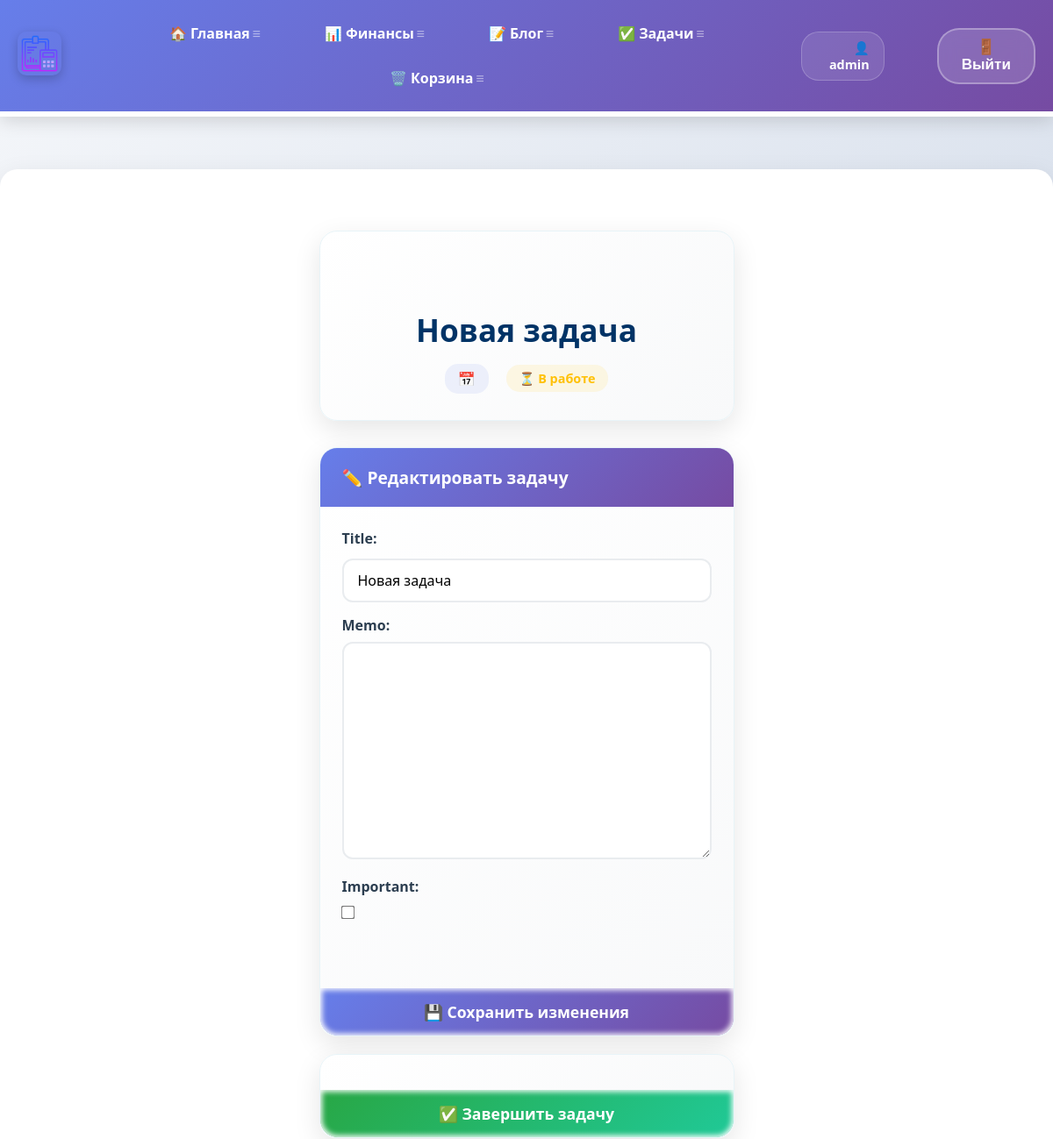
/todo/todo/26 (signed in, upper part), run on an earlier commit of the app's database.
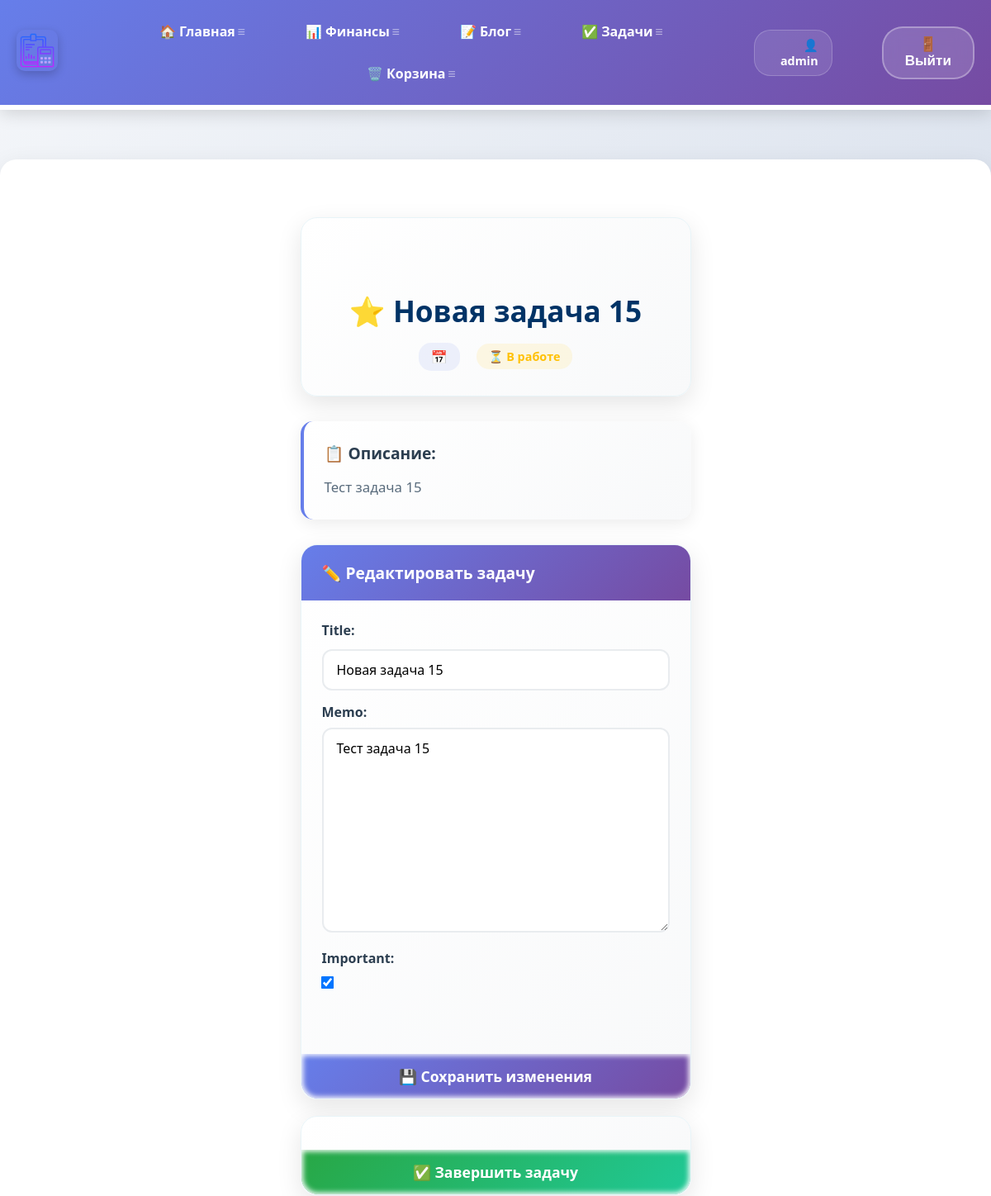
And on a later commit of the database.
### todo/models.py (models this page shows, shortened)
class Todo(models.Model):
    title = models.CharField(max_length=100)
    memo = models.TextField(blank=True)
    created = models.DateTimeField(auto_now_add=True)
    date_completed = models.DateTimeField(blank=True, null=True)
    important = models.BooleanField(default=False)
    user = models.ForeignKey(User, on_delete=models.CASCADE, blank=True, null=True)
    is_deleted = models.BooleanField(default=False)

### todo/views.py (the view, shortened to what this page needs)
# urls.py: path('todo/<int:todo_pk>', views.view_todo, name='viewtodo'),
@login_required
def view_todo(request, todo_pk):
    todo = get_object_or_404(Todo, pk=todo_pk)
    if request.method == "GET":
        form = TodoForm(instance=todo)
        return render(request, 'todo/viewtodo.html', {'todo': todo, 'form': form})

### todo/forms.py
class TodoForm(ModelForm):
    class Meta:
        model = Todo
        fields = ['title', 'memo', 'important']

### todo/templates/todo/viewtodo.html (shortened to what this page needs)
{% extends 'skills/base.html' %}
{% load static %}
{% block content %}
<div class="todo-detail-container">
    <div class="todo-detail-header">
        <h1 class="todo-detail-title">
            {% if todo.important %}⭐ {% endif %}{{ todo.title }}
        </h1>
        <div class="todo-detail-meta">
            <span class="todo-date">📅 {{ todo.date|date:'d.m.Y' }}</span>
            {% if todo.completed %}
            <span class="todo-status completed">✅ Выполнено</span>
            {% else %}
            <span class="todo-status pending">⏳ В работе</span>
            {% endif %}
        </div>
    </div>
    {% if todo.memo %}
    <div class="todo-memo-section">
        <h3 class="memo-title">📋 Описание:</h3>
        <p class="todo-memo">{{ todo.memo }}</p>
    </div>
    {% endif %}
    <div class="todo-detail-actions">
        <form method="post" class="todo-action-form">
            <div class="form-header">
                <h3>✏️ Редактировать задачу</h3>
            </div>
            <div class="form-fields">
                {{ form }}
            </div>
            <button class="btn btn-save">💾 Сохранить изменения</button>
        </form>
        {% if not todo.completed %}
        <form action="{% url 'completetodo' todo.id %}" method="post" class="todo-action-form">
            <button class="btn btn-complete">✅ Завершить задачу</button>
        </form>
        {% endif %}
    </div>
</div>
{% endblock %}

What changed in the data, as far as the page shows it:
changed Todo: title "Новая задача" → "Новая задача 15"; memo (not shown) → "Тест задача 15"; important "☐" → "☑"
Also different on the page:
text now shown: "⭐ 📋 Описание:"
